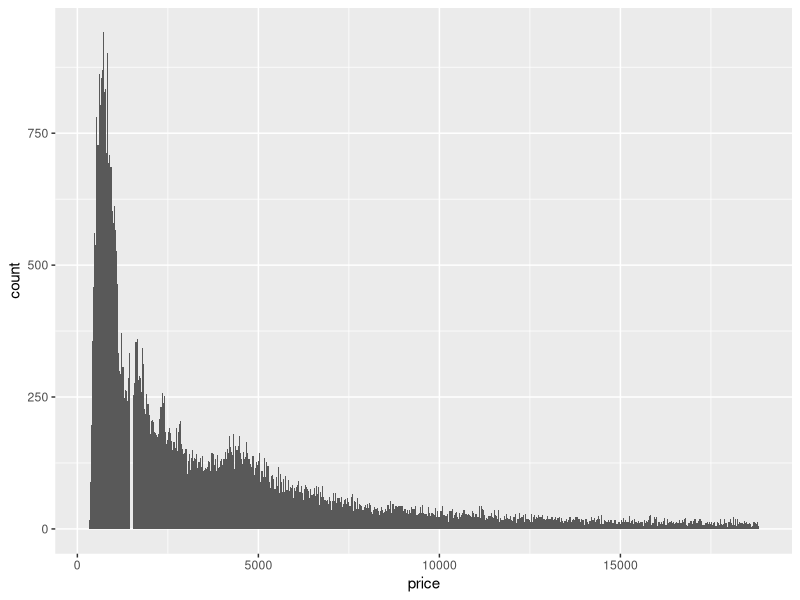
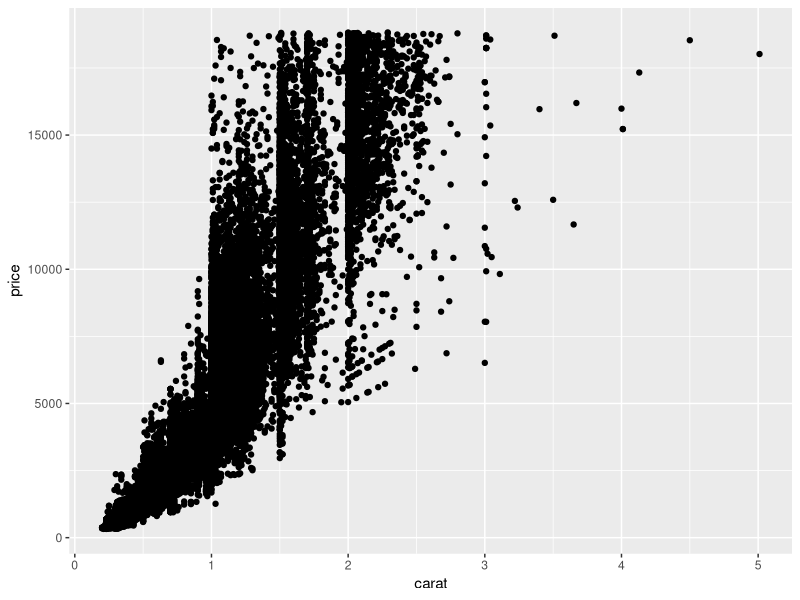
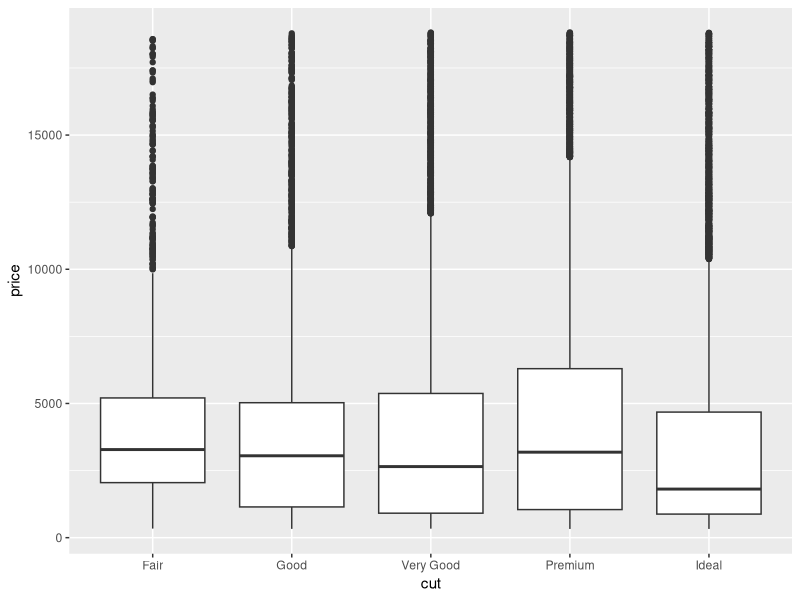
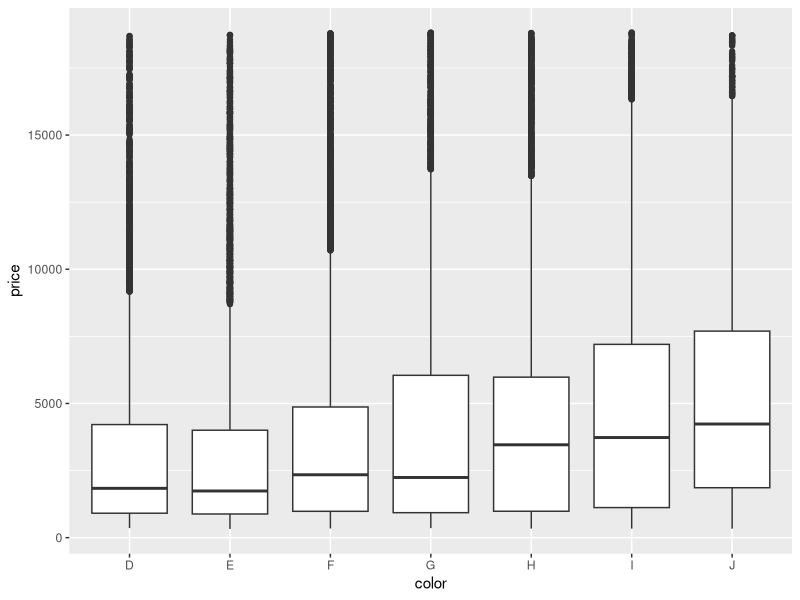
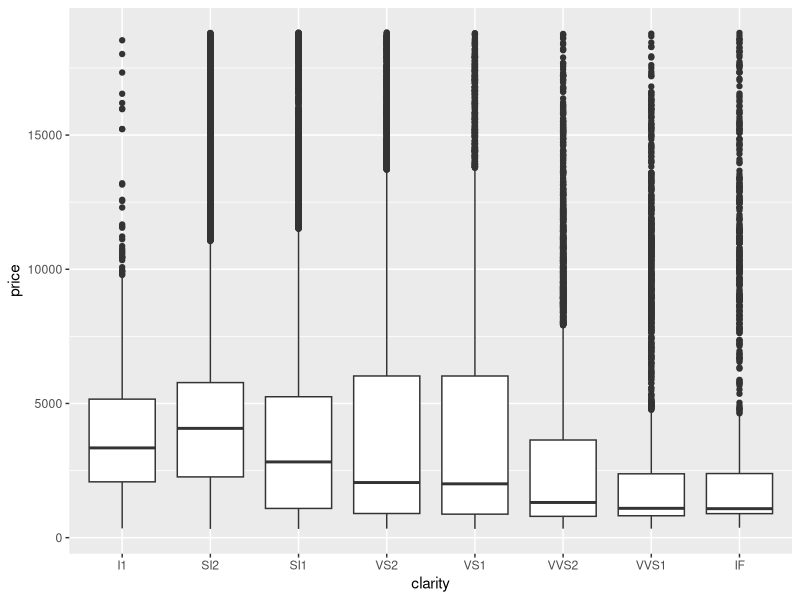
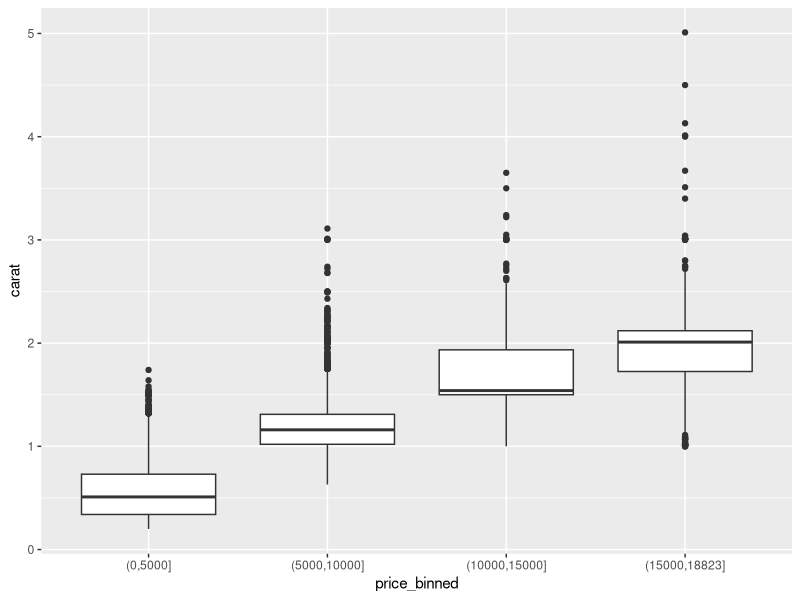
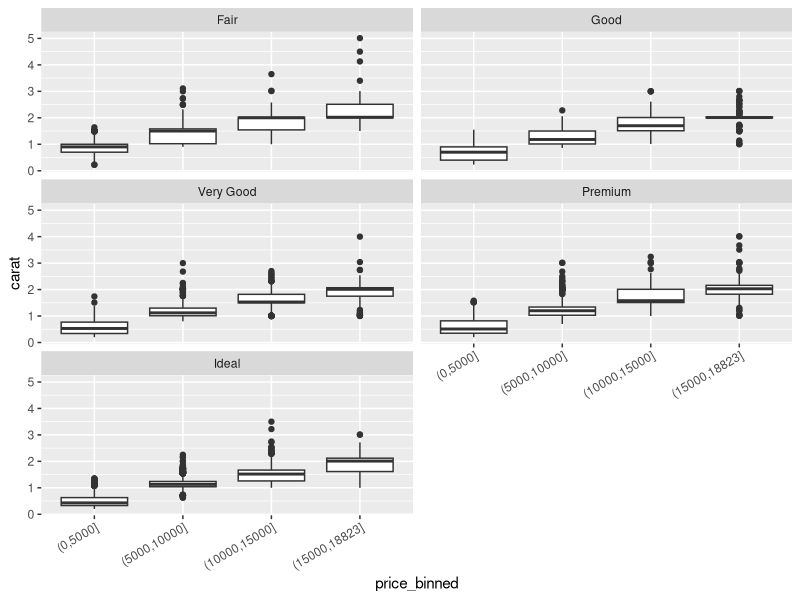

R code for these plots, in order:
#' ---
#' Title: R4DS HW 3
#' Date:  April 8, 2018
#' Who:   Lani Hannah 
#'--- 

library(tidyverse)
?diamonds

#' Question 1: Explore the distribution of price with geom_histogram() and other functions. 
#' basic stats 
summary(diamonds$price)
var(diamonds$price)
cov(diamonds$price, diamonds$carat)
cor(diamonds$price, diamonds$carat) #price and carat are highly correlated

#' histogram
diamonds %>% 
  ggplot(aes(x = price)) +
  geom_histogram(binwidth = 30)


#' Question 2: Which of the 4Cs (i.e., carat, cut, color, and clarity) is most important for predicting the price of a diamond? Looks like carat is the most important variable for predicting diamond price. 

#' scatterplot
diamonds %>% 
  ggplot() + 
  geom_point(aes(x = carat, y = price)) 

#' visuals for categorical variables
diamonds %>% 
  ggplot() +
  geom_boxplot(aes(x = cut, y = price))

diamonds %>% 
  ggplot() +
  geom_boxplot(aes(x = color, y = price))

diamonds %>% 
  ggplot() +
  geom_boxplot(aes(x = clarity, y = price))



#' Question 3: Visualize the distribution of carat, partitioned by price. Then,   after revisiting Faceting, use facet_wrap() to accomplish the same.

diamonds %>% 
  filter(!is.na(carat), !is.na(price)) %>%
  mutate(price_binned = cut(price, breaks = c(seq(0, max(price), 5000), 
                                            max(price)), dig.lab = 10)) %>%
  ggplot(., aes(price_binned, carat)) + 
  geom_boxplot()

#' trying out facet wrapping with cut
diamonds %>% 
  filter(!is.na(carat), !is.na(price)) %>% 
  mutate(price_binned = cut(price, breaks = c(seq(0, max(price), 5000), 
                                              max(price)), dig.lab = 10)) %>%
  ggplot(., aes(price_binned, carat)) +
  geom_boxplot() +
  facet_wrap(~cut , nrow = 3) +
  theme(axis.text.x = element_text(angle = 30, hjust = 1))
